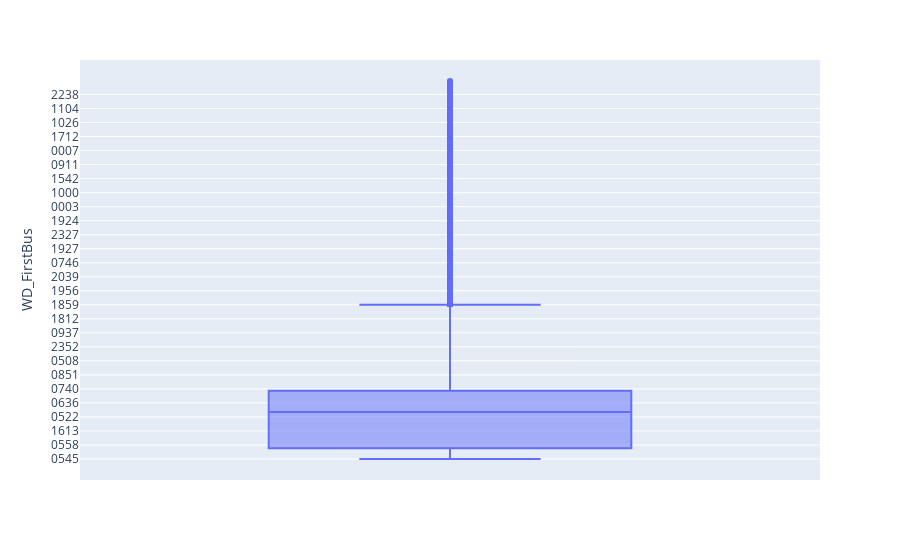

Notebook code for this chart:
### Code cell
#remove non numeric, reverse -> get start and end distance of buses.
import pandas as pd
import numpy as np
import matplotlib.pyplot as plt
import plotly.express as px

df_bst = rnc

df_bst = df_bst.drop(df_bst[df_bst["Distance"] == '-'].index)

rev = df_bst[::-1]

rev = rev.drop_duplicates(subset = "ServiceNo", keep = 'first')


df_bst = df_bst.drop(["AM_Peak_Freq", "AM_Offpeak_Freq", "PM_Peak_Freq", "Unnamed: 0_x", "Unnamed: 0_y","PM_Offpeak_Freq"], axis='columns')
df_bst['SAT_FirstBus'] = df_bst['SAT_FirstBus'].replace('-', 'Doesnt run')
df_bst['SUN_FirstBus'] = df_bst['SAT_FirstBus'].replace('-', 'Doesnt run')
df_bst['SAT_LastBus'] = df_bst['SAT_LastBus'].replace('-', 'Doesnt run')
df_bst['SUN_LastBus'] = df_bst['SUN_LastBus'].replace('-', 'Doesnt run')
df_bst['WD_FirstBus'] = df_bst['WD_FirstBus'].replace('-', 'Doesnt run')
df_bst['WD_LastBus'] = df_bst['WD_LastBus'].replace('-', 'Doesnt run')


rev.rename(columns={"Distance": "TotalDistance"}, inplace=True)
rev = rev.drop(["AM_Peak_Freq", "AM_Offpeak_Freq", "PM_Peak_Freq", "Unnamed: 0_x", "Unnamed: 0_y","PM_Offpeak_Freq"], axis='columns')
rev = rev.reset_index(drop = True)
rev.to_csv('./bus-routes-services-stops/routes-and-services-CLEANSED.csv', index=True)
print(rev)

fig = px.box(
  			# Set the data
  			data_frame = df_bst, 
  			# Set the y variable
            y='WD_FirstBus', 
            # Add in hover data to see outliers
            hover_data=['ServiceNo']
            )

# Show the plot
# print(df_bst.head(10000))

fig.show()

### Figure 1 — Plotly figure (JSON) as saved in the notebook; plotly's stock layout.template omitted (floating-point values rounded to 4 significant figures; data arrays with more than 128 entries replaced by an {"elided": "..."} marker saying what was removed)
{"data": [{"alignmentgroup": "True", "customdata": {"elided": "26486x1 str values"}, "hovertemplate": "WD_FirstBus=%{y}<br>ServiceNo=%{customdata[0]}<extra></extra>", "legendgroup": "", "marker": {"color": "#636efa"}, "name": "", "notched": false, "offsetgroup": "", "orientation": "v", "showlegend": false, "type": "box", "x0": " ", "xaxis": "x", "y": {"elided": "26486 str values"}, "y0": " ", "yaxis": "y"}], "layout": {"boxmode": "group", "legend": {"tracegroupgap": 0}, "margin": {"t": 60}, "xaxis": {"anchor": "y", "domain": [0, 1]}, "yaxis": {"anchor": "x", "domain": [0, 1], "title": {"text": "WD_FirstBus"}}}}
